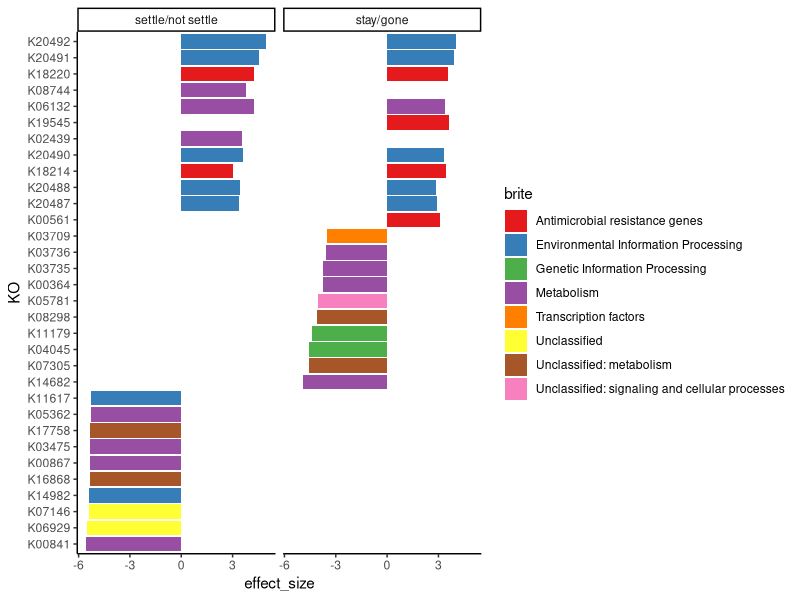

Generate this figure with R:
workdir <- "/home/acari/github/RECAST_project/"
setwd(workdir)

library(ggplot2)

# save data.frames for songbird analysis
sns_top10 <- read.csv("OUTPUT/song_sns_top10.csv")
sg_top10 <- read.csv("OUTPUT/song_sg_top10.csv")

sns_top10$group <- "settle/not settle"
sg_top10$group <- "stay/gone"

all_top10 <- rbind(sns_top10, sg_top10)

all_top10_plot <- ggplot(all_top10, aes(reorder(ko, effect_size), effect_size, fill = brite))+
     geom_bar(stat = "identity")+
     coord_flip()+
     theme_classic()+
     scale_fill_brewer(palette="Set1")+
     facet_wrap(~group, ncol = 2)+
     xlab("KO")

svg(filename="FIGURES/all_top10_plot.svg", width=8, height=6, pointsize=12)
all_top10_plot
dev.off()